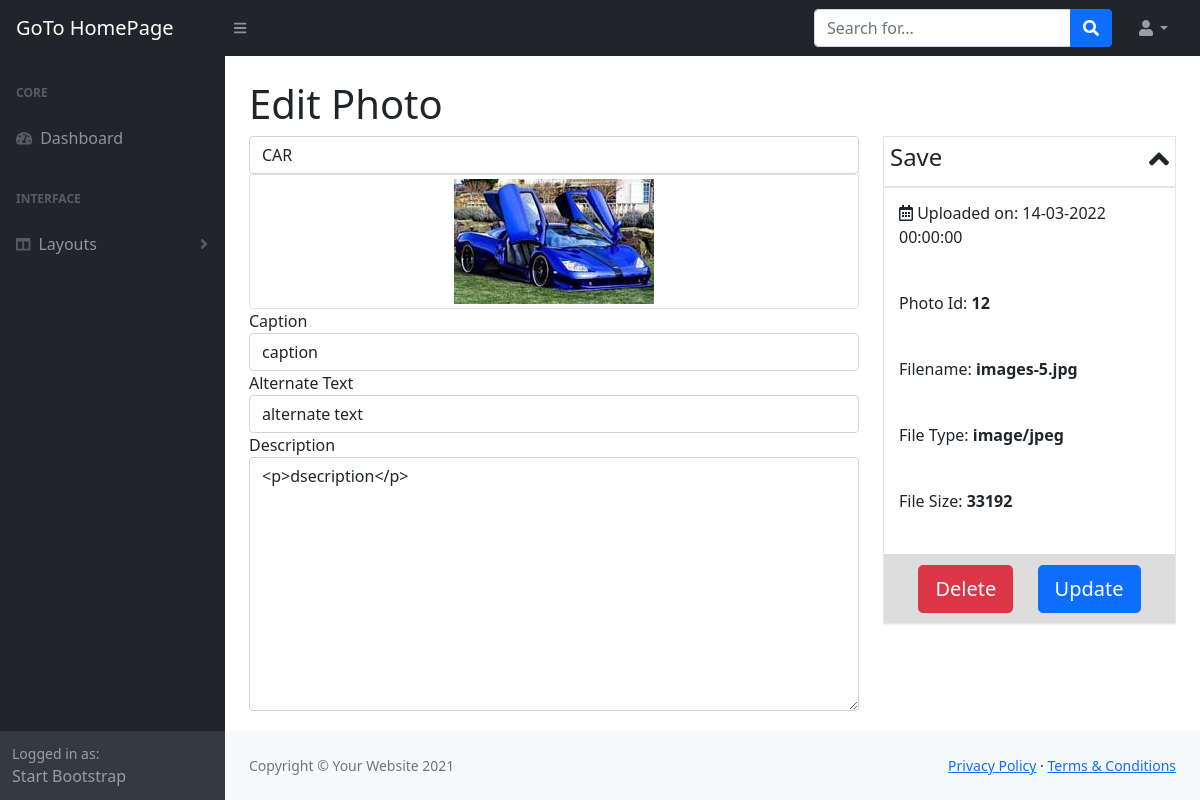
/admin/edit_photo.php?id=12 (signed in), run on the app's committed database.
### tables this page shows
CREATE TABLE `photos` (
  `id` int(11) NOT NULL,
  `title` varchar(255) NOT NULL,
  `caption` varchar(255) NOT NULL,
  `description` text NOT NULL,
  `filename` varchar(255) NOT NULL,
  `alternate_text` varchar(255) NOT NULL,
  `type` varchar(255) NOT NULL,
  `size` int(11) NOT NULL,
  `date` date NOT NULL
);

### admin/includes/database.php (called while the page is built, shortened)
<?php
class Database
{
   public $connection;
   public function open_db_connection()
   {
      $this->connection = new mysqli(DB_HOST, DB_USER, DB_PASS, DB_NAME);
   }
   public function query($sql)
   {
      $result = $this->connection->query($sql);
      return $result;
   }
}
$database = new Database();

### admin/includes/db_object.php (called while the page is built, shortened)
<?php
class Db_object
{
   public static function find_by_id($id)
   {
      $the_result_array = static::find_by_query("SELECT * FROM " . static::$db_table . " WHERE id = $id LIMIT 1");
      return !empty($the_result_array) ? array_shift($the_result_array) : false;
   }
   public static function find_by_query($sql)
   {
      global $database;
      $result_set = $database->query($sql);
      $the_object_array = array();
      while ($row = mysqli_fetch_array($result_set)) {
         $the_object_array[] = static::instantiation($row);
      }
      return $the_object_array;
   }
   public static function instantiation($the_record)
   {
      $the_object = new $calling_class;
      foreach ($the_record as $property => $value) {
         if ($the_object->has_the_property($property)) {
            $the_object->$property = $value;
         }
      }
      return $the_object;
   }
   private function has_the_property($property)
   {
      $object_properties = get_object_vars($this);
      return array_key_exists($property, $object_properties);
   }
}

### admin/includes/photo.php (called while the page is built, shortened)
<?php
class Photo extends Db_object
{
   public $filename;
   public $upload_directory = "images";
   public function picture_path()
   {
      return $this->upload_directory . DS . $this->filename;
   }
}

### admin/edit_photo.php (the view, shortened to what this page needs)
<?php include "includes/header.php"; ?>
<?php
if (empty($_GET['id'])) {
   redirect("photos.php");
} else {
   $photo = Photo::find_by_id($_GET['id']);
}
?>
<?php include "includes/top_nav.php"; ?>
<div id="layoutSidenav">
   <?php include "includes/side_nav.php"; ?>
   <div id="layoutSidenav_content">
      <main>
         <div class="container-fluid px-4">
            <h1 class="mt-4">Edit Photo</h1>
            <form action="" method="POST">
               <div class="row">
                  <div class="col-md-8">
                     <div class="form-group">
                        <input type="text" name="title" class="form-control" value="<?php echo $photo->title; ?>">
                     </div>
                     <div class="form-group img-thumbnail d-flex justify-content-center">
                        <a href="#"><img src="<?php echo $photo->picture_path(); ?>" alt="<?php echo $photo->title; ?>"></a>
                     </div>
                     <div class="form-group">
                        <label for="caption">Caption</label>
                        <input type="text" name="caption" class="form-control" value="<?php echo $photo->caption; ?>">
                     </div>
                     <div class="form-group">
                        <label for="caption">Alternate Text</label>
                        <input type="text" name="alternate_text" class="form-control" value="<?php echo $photo->alternate_text; ?>">
                     </div>
                     <div class="form-group">
                        <label for="photo-description">Description</label>
                        <textarea name="photo-description" id="" cols="30" rows="10" class="form-control"><?php echo $photo->description; ?></textarea>
                     </div>
                  </div>
                  <div class="col-md-4">
                     <div class="photo-info-box">
                        <div class="info-box-header d-flex justify-content-between">
                           <h4>Save</h4>
                           <span id="toggle" class="float-right"><i class="fas fa-2x fa-angle-up"></i></span>
                        </div>
                        <div class="inside">
                           <div class="box-inner">
                              <p class="text">
                                 <i class="far fa-calendar-alt"></i> Uploaded on: <?php echo date('d-m-Y H:i:s', strtotime($photo->date)); ?>
                              </p>
                              <p class="text ">
                                 Photo Id: <span class="data photo_id_box"><?php echo $photo->id; ?></span>
                              </p>
                              <p class="text">
                                 Filename: <span class="data"><?php echo $photo->filename; ?></span>
                              </p>
                              <p class="text">
                                 File Type: <span class="data"><?php echo $photo->type; ?></span>
                              </p>
                              <p class="text">
                                 File Size: <span class="data"><?php echo $photo->size; ?></span>
                              </p>
                           </div>
                           <div class="info-box-footer d-flex justify-content-evenly">
                              <div class="info-box-delete">
                                 <a href="delete_photo.php?id=<?php echo $photo->id; ?>" class="btn btn-danger btn-lg ">Delete</a>
                              </div>
                              <div class="info-box-update">
                                 <input type="submit" name="update" value="Update" class="btn btn-primary btn-lg ">
                              </div>
                           </div>
                        </div>
                     </div>
                  </div>
               </div>
            </form>
         </div>
      </main>
      <?php include "includes/sub_footer.php"; ?>
   </div>
</div>
<?php include "includes/footer.php"; ?>

### admin/css/gallery.css (style rules this page uses)
.photo-info-box { border: 1px solid #e5e5e5; -webkit-box-shadow: 0 1px 1px rgba(0, 0, 0, .04); box-shadow: 0 1px 1px rgba(0, 0, 0, .04); background-color: #fff; }
.info-box-header { padding: 6px; border-bottom: 1px solid #e5e5e5; -webkit-box-shadow: 0 1px 1px rgba(0, 0, 0, .04); box-shadow: 0 1px 1px rgba(0, 0, 0, .04); background-color: #fff; }
.photo-info-box .box-inner { border-top: 1px solid #e5e5e5; background-color: #fff; padding: 6px; }
.photo-info-box .box-inner .text { padding: 7px 9px 19px; }
.photo-info-box .box-inner .data { font-weight: bold; }
.photo-info-box .info-box-footer { border-top: 1px solid #ddd; background-color: #ddd; padding: 10px; }

### data on the page
photos: title "CAR", filename (picture), caption "caption", alternate_text "alternate text", photo-description "<p>dsecription</p>", date "14-03-2022 00:00:00", id "12", filename "images-5.jpg", type "image/jpeg", size "33192"
